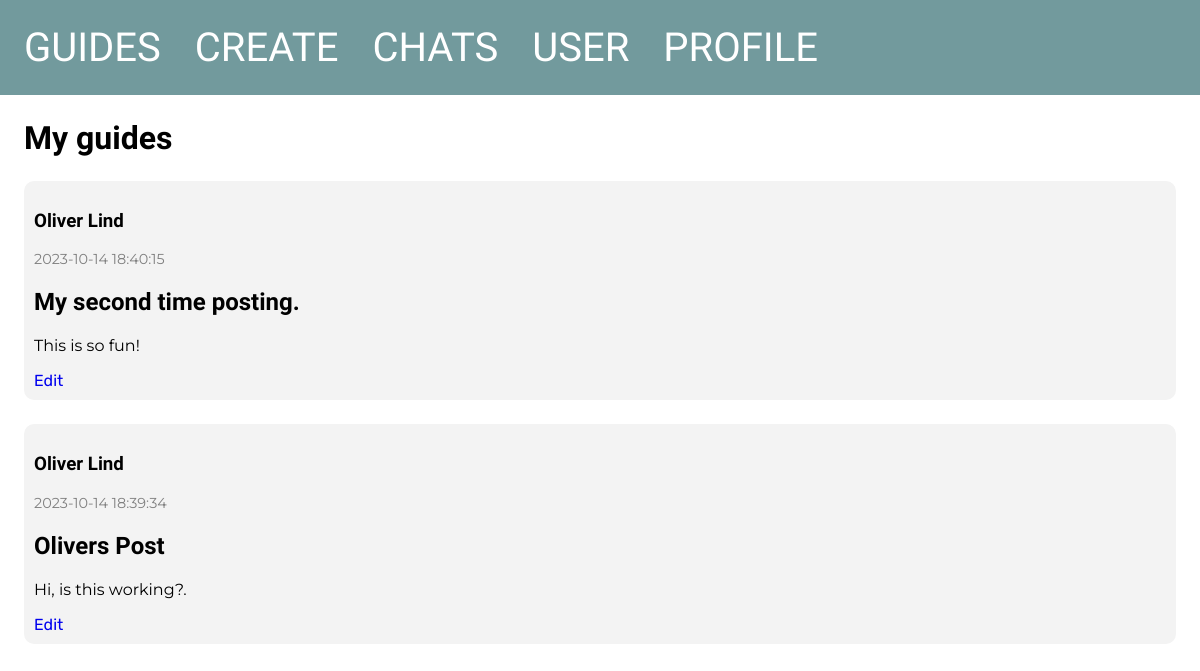
Before: /my-guides/ with the older database file.
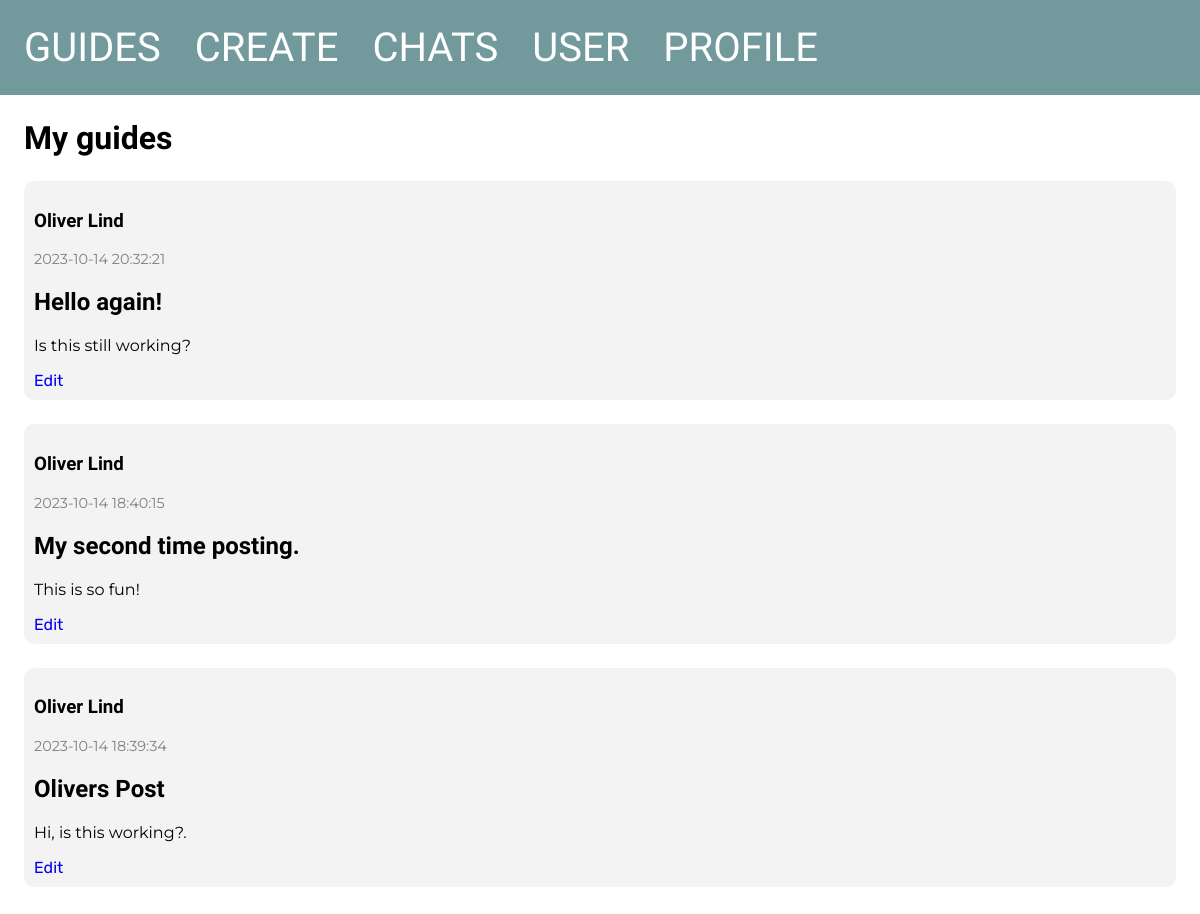
After: the same page with the newer database file.
### tables this page shows
CREATE TABLE posts
(
    id      INTEGER PRIMARY KEY AUTOINCREMENT,
    byUser  INTEGER,
    created TIMESTAMP NOT NULL DEFAULT CURRENT_TIMESTAMP,
    title   TEXT      NOT NULL,
    content TEXT      NOT NULL,
    FOREIGN KEY (byUser) REFERENCES user (id)
);

CREATE TABLE user
(
    id        INTEGER PRIMARY KEY AUTOINCREMENT,
    firstname TEXT NOT NULL,
    lastname  TEXT NOT NULL,
    age       INTEGER,
    country   TEXT
);

### app.py (the view)
@app.route('/my-guides/')
def guides():
    global user_id
    conn = get_db_connection()
    posts = conn.execute('SELECT * FROM posts, user WHERE byUser = ? AND user.id = posts.byUser ORDER BY posts.id DESC', (user_id,)).fetchall()
    conn.close()
    return render_template('my-guides.html', posts=posts)

### app.py (called while the page is built)
def get_db_connection():
    conn = sqlite3.connect('database.db')
    conn.row_factory = sqlite3.Row
    return conn

### templates/my-guides.html
{% extends 'base.html' %}
{% block content %}
    <h1 id="title">{% block title %} My guides {% endblock %}</h1>
    {% for post in posts %}
        <div class='post'>
            <h3>{{ post['firstname'] }}</h3>
            <p id="date">{{ post['created'] }}</p>
            <h2>{{ post['title'] }}</h2>
            <p>{{ post['content'] }}</p>
            <a href="{{ url_for('edit', id=post['id']) }}">Edit</a>
        </div>
    {% endfor %}
{% endblock %}

Changed rows visible on the page:
added posts: firstname "Oliver Lind", created "2023-10-14 20:32:21", title "Hello again!", content "Is this still working?"
